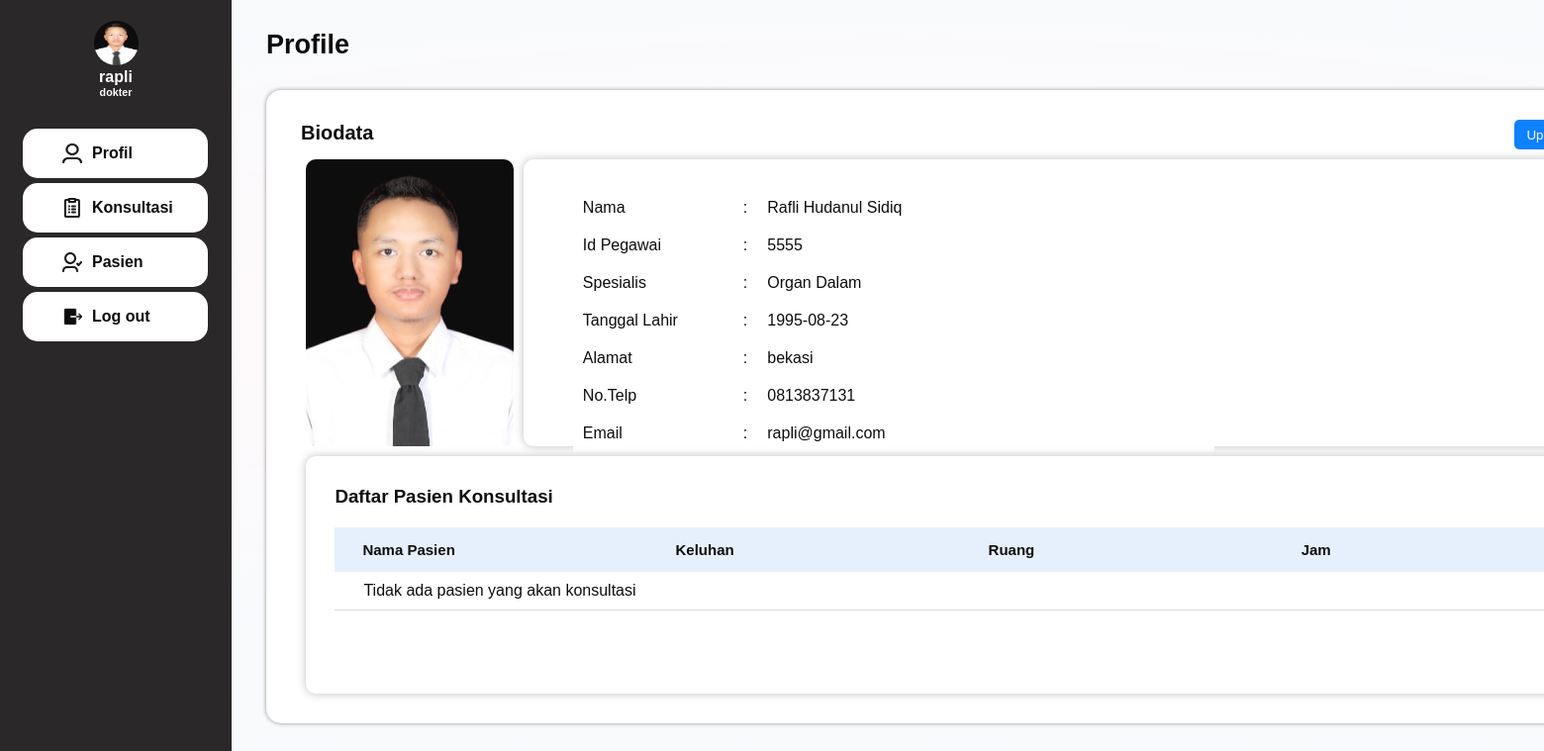
The app's page /dashboard_dokter.php (signed in) with its own data.
### tables this page shows
CREATE TABLE `dokter` (
  `id_dokter` int(11) NOT NULL,
  `nama_dokter` varchar(50) NOT NULL,
  `tanggal_lahir` date DEFAULT NULL,
  `spesialis` varchar(50) NOT NULL,
  `no_hp` varchar(15) NOT NULL,
  `email` varchar(100) NOT NULL,
  `alamat` text NOT NULL,
  `foto` varchar(250) NOT NULL,
  `username` varchar(200) DEFAULT NULL
);

### dashboard_dokter.php (the view, shortened to what this page needs)
<?php
    include "koneksi.php";
    $username = $_SESSION['username'];
    $sql = "SELECT * FROM dokter WHERE username = '$username'";
    $query = mysqli_query($conn, $sql);
    $row = mysqli_fetch_array($query);
?>
<!DOCTYPE html>
<html lang="en">
<head>
    <link type="text/css" rel="stylesheet" href="style/dashboard_profile.css">
</head>
<body>
    <div class="container">
        <div class="content">
            <div class="sidebar">
                <div class="top-sidebar">
                    <img src="<?php echo $row['foto'] ?>" alt="fotoprofil">
                    <h4><?php echo $_SESSION['username']; ?></h4>
                    <h6><?php echo $_SESSION['role'];?></h6>
                </div>
                <div class="bottom-sidebar">
                    <button>
                            <a href="dashboard_dokter.php">Profil</a>
                    </button>
                    <button>
                            <a href="tambah_konsul.php">Konsultasi</a>
                    </button>
                    <button>
                            <a href="viewpasien_dokter.php">Pasien</a>
                    </button>
                    <button>
                            <a href="logout.php">Log out</a>
                    </button>
                </div>
            </div>
            <div class="isi_content">
                <h1>Profile</h1>
                <div class="kotak-biodata">
                    <p class="sub-judul">
                        <strong>Biodata</strong>
                        <?php if ($_SESSION['role'] == 'dokter') {
                         echo "<a href='editdokter1.php?id=$row[id_dokter]'><span><button>Update Data</button></span></a>";
                        }
                        ?>
                    </p>
                    <div class="kotak-biodata-atas">
                        <div class="kotak-biodata-atas-kiri">
                            <img src="<?php echo $row['foto'] ?>" alt="foto profil" class="foto-profil">
                        </div>
                        <div class="kotak-biodata-atas-kanan">
                            <table class="tabel-biodata">
                                <tr class="tabelbio">
                                    <td class="kolom1">Nama</td>
                                    <td class="kolom2">:</td>
                                    <td><?php echo $row['nama_dokter']; ?></td>
                                </tr>
                                <tr class="tabelbio">
                                   <td class="kolom1">Id Pegawai</td>
                                   <td class="kolom2">:</td>
                                   <td><?php echo $row['id_dokter']; ?></td>
                               </tr>
                                <tr class="tabelbio">
                                    <td class="kolom1">Spesialis</td>
                                    <td class="kolom2">:</td>
                                    <td><?php echo $row['spesialis']; ?></td>
                                </tr>
                                <tr class="tabelbio">
                                    <td class="kolom1">Tanggal Lahir</td>
                                    <td class="kolom2">:</td>
                                    <td><?php echo $row['tanggal_lahir']; ?></td>
                                </tr>
                                <tr class="tabelbio">
                                    <td class="kolom1">Alamat</td>
                                    <td class="kolom2">:</td>
                                    <td><?php echo $row['alamat']; ?></td>
                                </tr>
                                <tr class="tabelbio">
                                    <td class="kolom1">No.Telp</td>
                                    <td class="kolom2">:</td>
                                    <td><?php echo $row['no_hp']; ?></td>
                                </tr>
                                <tr class="tabelbio">
                                    <td class="kolom1">Email</td>
                                    <td class="kolom2">:</td>
                                    <td><?php echo $row['email']; ?></td>
                                </tr>
                            </table>
                        </div>
                    </div>
                     <div class="kotak-biodata-bawah">
                        <div class="kotak-data-bawah">
                            <h3>Daftar Pasien Konsultasi</h3>
                            <table class="tabeldata-dokter">
                            <tr>
                                <th class="table-header">Nama Pasien</th>
                                <th class="table-header">Keluhan</th>
                                <th class="table-header">Ruang</th>
                                <th class="table-header">Jam</th>
                            </tr>
                                <?php
                                $now=date("Y-m-d");
                                $s = "SELECT dokter.nama_dokter, pasien.nama_pasien, konsultasi.*, pesan_kamar.*, ruang.*
                                    FROM konsultasi
                                    JOIN dokter ON konsultasi.id_dokter = dokter.id_dokter
                                    JOIN pasien ON konsultasi.no_rekam_medis = pasien.no_rekam_medis
                                    JOIN pesan_kamar ON pasien.no_rekam_medis = pesan_kamar.no_rekam_medis
                                    JOIN ruang on pesan_kamar.id_ruang = ruang.id_ruang
                                    WHERE dokter.id_dokter = '$row[id_dokter]'
                                    AND konsultasi.tgl_konsultasi = '$now'
                                    AND konsultasi.jam_konsultasi >= CURTIME()
                                     AND pesan_kamar.tgl_keluar IS NULL";
                                $q = mysqli_query($conn, $s);
                                if(mysqli_num_rows($q) > 0){
                                    while($row1=mysqli_fetch_array($q)){
                                        echo "<tr>";
                                        echo "<td>$row1[nama_pasien]</td>";
                                        echo "<td>$row1[keluhan]</td>";
                                        echo "<td>$row1[nama_ruang]</td>";
                                        echo "<td>$row1[jam_konsultasi]</td>";
                                        echo "</tr>";
                                    }
                                }else{
                                    echo "<tr>";
                                    echo "<td colspan='4'>Tidak ada pasien yang akan konsultasi</td>";
                                    echo "</tr>";
                                }
                            ?>
                            </table>
                        </div>
                    </div>
                </div>
            </div>
        </div>
    </div>
</body>
</html>

### style/dashboard_profile.css (style rules this page uses)
* { margin: 0; padding: 0; box-sizing: border-box; font-family: 'Poppins', sans-serif; }
body { width: 100%; }
.container { display: flex; flex-direction: column; height: 100vh; justify-content: center; align-items: center; width: 100%; }
.content { opacity: 0.95; background: rgba(255, 255, 255, 0.7); display: flex; flex-direction: row; width: 100%; height: 100vh; }
.sidebar { width: 15%; background: #1f1d1d; display: flex; color: white; flex-direction: column; }
.top-sidebar { height: 15%; width: 100%; display: flex; flex-direction: column; justify-content: center; align-items: center; }
.top-sidebar img { width: 45px; height: 45px; margin-bottom: 3px; border-radius: 100%; }
.bottom-sidebar { padding-top: 10px; height: 85%; width: 100%; display: flex; flex-direction: column; justify-content: top; align-items: center; gap: 5px; }
.isi_content { width: 85%; height: 100%; background: radial-gradient(107.22% 43.3% at 51.09% 40.44%, #cbdaee25 0%, #f6e3eb30 47.58%, #d5deed28 93.12%); }
.bottom-sidebar button { appearance: none; border: none; width: 80%; height: 50px; background-color: #FFFFFF; box-sizing: border-box; cursor: pointer; font-size: 16px; border-radius: 15px; font-weight: 600; color: black; display: flex; padding-left: 40px; align-items: center; gap: 10px; transition: all 300ms cubic-bezier(.23, 1, 0.32, 1); user-select: none; -webkit-user-select: none; touch-action: manipulation; will-change: transform; }
button svg { width: 20px; height: 20px; fill: #0D0D0D; }
a { text-decoration: none; color: black; font-size: 16px; }
h1 { font-size: 27px; font-weight: 600; color: black; padding-top: 30px; padding-left: 35px; padding-bottom: 30px; }
.kotak-biodata { width: 1400px; margin-left: 35px; height: 80%; display: flex; flex-direction: column; justify-content: center; align-items: center; gap: 10px; padding: 20px; padding-top: 30px; padding-bottom: 30px; background: #FFFFFF; border-radius: 15px; box-shadow: 0px 0px 4px rgba(0, 0, 0, 0.479); }
.sub-judul { font-size: 20px; color: black; text-align: left; width: 1330px; margin: 0px; padding: 0px; }
.sub-judul span { padding-left: 1147px; background-color: #FFFFFF; }
span button { background-color: #007bff; color: #fff; height: 30px; width: 100px; border: none; border-radius: 5px; cursor: pointer; font-weight: 400; }
.kotak-biodata-atas { width: 97%; height: 50%; display: flex; flex-direction: row; gap: 10px; }
.kotak-biodata-atas-kiri { width: 16%; height: 100%; display: flex; flex-direction: column; gap: 10px; }
.foto-profil { width: 100%; height: 100%; border-radius: 10px; display: flex; justify-content: center; align-items: center; }
.kotak-biodata-atas-kanan { width: 84%; height: 100%; display: flex; flex-direction: column; gap: 10px; padding-left: 20px; border-radius: 10px; box-shadow: 0px 0px 8px #41404b58; }
.tabel-biodata { margin: 30px; margin-top: 30px; width: 60%; color: black; border-collapse: collapse; box-sizing: border-box; }
.tabelbio { background-color: #FFFFFF; color: black; text-align: left; }
.kotak-biodata-bawah { width: 97%; height: 50%; display: flex; flex-direction: row; gap: 10px; }
.table-header { background-color: #e5f0fd; height: 45px; font-size: 15px; text-align: left; }
td { padding: 10px; text-align: left; }
.kolom1 { width: 25%; }
.kolom2 { width: 1%; }
.kotak-data-bawah { width: 100%; height: 100%; display: flex; padding-top: 30px; padding-left: 29px; flex-direction: column; gap: 10px; border-radius: 10px; box-shadow: 0px 0px 8px #41404b58; }
.tabeldata-dokter { margin-top: 10px; width: 98%; box-sizing: border-box; border-collapse: collapse; }
.tabeldata-dokter th, .tabeldata td { width: 160px; padding-left: 28px; }
.tabeldata-dokter td { border-bottom: 1px solid rgba(0, 0, 0, 0.148); padding-left: 29px; }

### records on screen
dokter: foto (picture), nama_dokter "Rafli Hudanul Sidiq", id_dokter "5555", spesialis "Organ Dalam", tanggal_lahir "1995-08-23", alamat "bekasi", no_hp "0813837131", email "rapli@gmail.com"

### other values on screen
$_SESSION['username'] "rapli"
$_SESSION['role'] "dokter"
